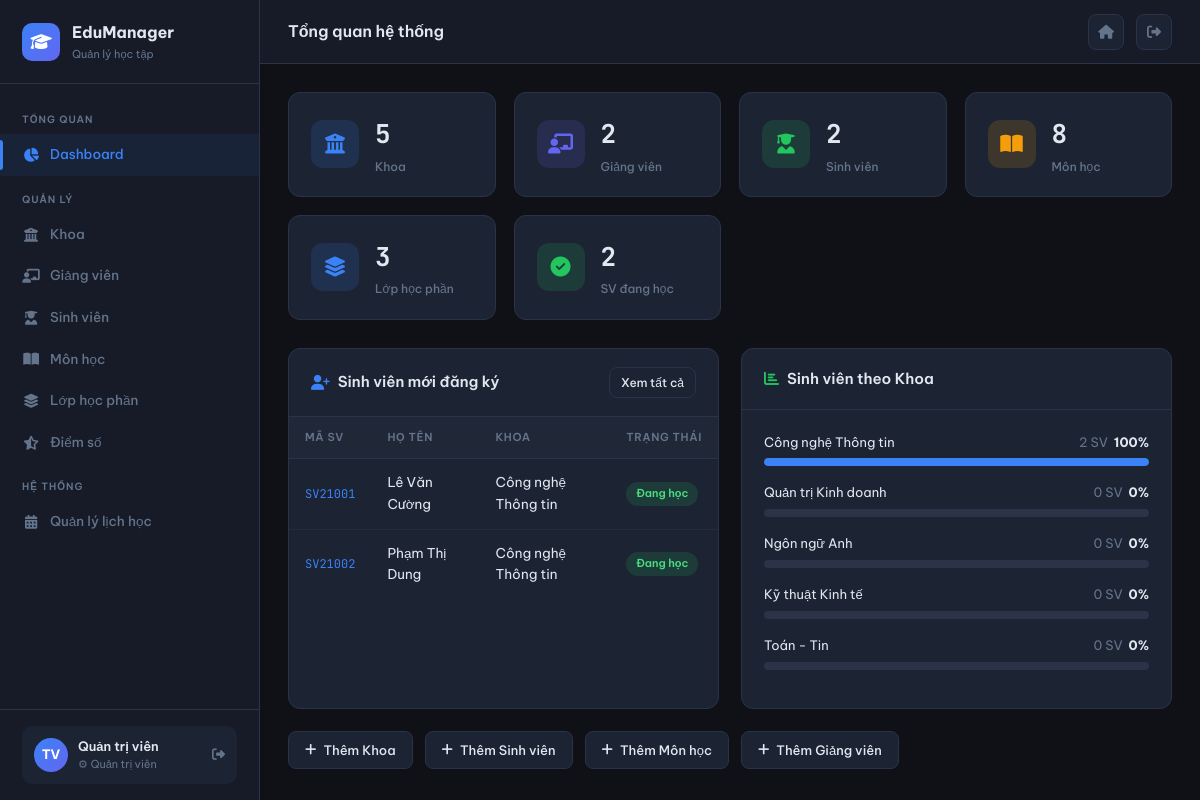
The app's page /dashboard (signed in) with its own data.
### tables this page shows
CREATE TABLE sinh_vien (
    ma_sv        VARCHAR(10)  PRIMARY KEY,
    user_id      INT          UNIQUE,
    ho_ten       VARCHAR(100) NOT NULL,
    email        VARCHAR(100) UNIQUE NOT NULL,
    ngay_sinh    DATE,
    gioi_tinh    ENUM('Nam','Nu','Khac') DEFAULT 'Nam',
    dia_chi      TEXT,
    ma_khoa      VARCHAR(10),
    lop          VARCHAR(20),
    nganh        VARCHAR(100),
    nam_nhap_hoc YEAR,
    trang_thai   ENUM('dang_hoc','tam_nghi','da_tot_nghiep') DEFAULT 'dang_hoc',
    created_at   TIMESTAMP DEFAULT CURRENT_TIMESTAMP,
    updated_at   TIMESTAMP DEFAULT CURRENT_TIMESTAMP ON UPDATE CURRENT_TIMESTAMP,
    FOREIGN KEY (ma_khoa)  REFERENCES khoa(ma_khoa) ON DELETE SET NULL,
    FOREIGN KEY (user_id)  REFERENCES users(id) ON DELETE SET NULL
);

CREATE TABLE khoa (
    ma_khoa     VARCHAR(10)  PRIMARY KEY,
    ten_khoa    VARCHAR(100) NOT NULL,
    mo_ta       TEXT,
    truong_khoa VARCHAR(10),
    created_at  TIMESTAMP    DEFAULT CURRENT_TIMESTAMP,
    updated_at  TIMESTAMP    DEFAULT CURRENT_TIMESTAMP ON UPDATE CURRENT_TIMESTAMP
);

### core/Controller.php (called while the page is built, shortened)
<?php
abstract class Controller {
    protected function render(string $view, array $data = []): void {
        extract($data);
        $viewFile = BASE_PATH . "/views/{$view}.php";
        require $viewFile;
    }
    protected function view(string $view, array $data = [], string $layout = 'layout/main'): void {
        $data['content_view'] = $view;
        $this->render($layout, $data);
    }
}

### controllers/DashboardController.php (called while the page is built, shortened)
<?php
require_once BASE_PATH . '/models/SinhVienModel.php';
class DashboardController extends Controller {
    public function index(): void {
        $khoaModel      = new KhoaModel();
        $svModel        = new SinhVienModel();
        $gvModel        = new GiangVienModel();
        $monModel       = new MonHocModel();
        $lopModel       = new LopHocPhanModel();
        $stats = [
            'total_khoa'     => $khoaModel->count(),
            'total_sv'       => $svModel->count(),
            'total_gv'       => $gvModel->count(),
            'total_mon'      => $monModel->count(),
            'total_lop'      => $lopModel->count(),
            'sv_dang_hoc'    => $svModel->count("trang_thai = 'dang_hoc'"),
        ];
        $recentSV  = $svModel->getRecent(5);
        $svByKhoa  = $svModel->countByKhoa();
        $this->view('dashboard/index', [
            'title'    => 'Dashboard — ' . APP_NAME,
            'stats'    => $stats,
            'recentSV' => $recentSV,
            'svByKhoa' => $svByKhoa,
            'pageTitle'=> 'Tổng quan hệ thống',
        ]);
    }
}

### index.php (called while the page is built, shortened)
<?php
require_once __DIR__ . '/core/Database.php';
require_once __DIR__ . '/core/Model.php';
require_once __DIR__ . '/core/Controller.php';
require_once __DIR__ . '/core/Router.php';
$router = new Router();
$router->get('/auth/login',  'AuthController', 'loginForm');
$router->post('/auth/login', 'AuthController', 'login');
$router->get('/auth/logout', 'AuthController', 'logout');
$router->get('/',          'DashboardController', 'index');
$router->get('/dashboard', 'DashboardController', 'index');
$router->get('/khoa',             'KhoaController', 'index');
$router->get('/khoa/create',      'KhoaController', 'create');
$router->post('/khoa/store',      'KhoaController', 'store');
$router->get('/khoa/edit/:id',    'KhoaController', 'edit');
$router->post('/khoa/update/:id', 'KhoaController', 'update');
$router->get('/khoa/delete/:id',  'KhoaController', 'delete');
$router->get('/sinh-vien',                'SinhVienController', 'index');
$router->get('/sinh-vien/create',         'SinhVienController', 'create');
$router->post('/sinh-vien/store',         'SinhVienController', 'store');
$router->get('/sinh-vien/edit/:id',       'SinhVienController', 'edit');
$router->post('/sinh-vien/update/:id',    'SinhVienController', 'update');
$router->get('/sinh-vien/delete/:id',     'SinhVienController', 'delete');
$router->get('/sinh-vien/show/:id',       'SinhVienController', 'show');
$router->get('/giang-vien',               'GiangVienController', 'index');
$router->get('/giang-vien/create',        'GiangVienController', 'create');
$router->post('/giang-vien/store',        'GiangVienController', 'store');
$router->get('/giang-vien/edit/:id',      'GiangVienController', 'edit');
$router->post('/giang-vien/update/:id',   'GiangVienController', 'update');
$router->get('/giang-vien/delete/:id',    'GiangVienController', 'delete');
$router->get('/mon-hoc',                  'MonHocController', 'index');
$router->get('/mon-hoc/create',           'MonHocController', 'create');
$router->post('/mon-hoc/store',           'MonHocController', 'store');
$router->get('/mon-hoc/edit/:id',         'MonHocController', 'edit');
$router->post('/mon-hoc/update/:id',      'MonHocController', 'update');
$router->get('/mon-hoc/delete/:id',       'MonHocController', 'delete');
$router->get('/lop-hoc-phan',             'LopHocPhanController', 'index');
$router->get('/lop-hoc-phan/create',      'LopHocPhanController', 'create');
$router->post('/lop-hoc-phan/store',      'LopHocPhanController', 'store');
$router->get('/lop-hoc-phan/edit/:id',    'LopHocPhanController', 'edit');
$router->post('/lop-hoc-phan/update/:id', 'LopHocPhanController', 'update');
$router->get('/lop-hoc-phan/delete/:id',  'LopHocPhanController', 'delete');
$router->get('/lop-hoc-phan/sinh-vien/:maLop',       'LopHocPhanController', 'students');
$router->post('/lop-hoc-phan/sinh-vien/add/:maLop',  'LopHocPhanController', 'addStudent');
$router->get('/lop-hoc-phan/sinh-vien/remove/:id',   'LopHocPhanController', 'removeStudent');
$router->get('/diem-so',                  'DiemSoController', 'index');
$router->get('/diem-so/lop/:maLop',       'DiemSoController', 'byLop');
$router->post('/diem-so/nhap/:maLop',     'DiemSoController', 'nhap');
$router->get('/dang-ky',                  'DangKyController', 'index');
$router->get('/dang-ky/moi',              'DangKyController', 'create');
$router->post('/dang-ky/store',           'DangKyController', 'store');
$router->get('/dang-ky/huy/:id',          'DangKyController', 'delete');
$router->get('/thoi-khoa-bieu', 'ThoiKhoaBieuController', 'index');
$router->dispatch();

### core/Database.php (called while the page is built, shortened)
<?php
class Database {
    private static ?Database $instance = null;
    private PDO $pdo;
    private function __construct() {
        $dsn = sprintf(
            'mysql:host=%s;dbname=%s;charset=%s',
            DB_HOST, DB_NAME, DB_CHARSET
        );
        $options = [
            PDO::ATTR_ERRMODE            => PDO::ERRMODE_EXCEPTION,
            PDO::ATTR_DEFAULT_FETCH_MODE => PDO::FETCH_ASSOC,
            PDO::ATTR_EMULATE_PREPARES   => false,
            PDO::MYSQL_ATTR_INIT_COMMAND => "SET NAMES utf8mb4",
        ];
        try {
            $this->pdo = new PDO($dsn, DB_USER, DB_PASSWORD, $options);
        } catch (PDOException $e) {
            die(json_encode(['error' => 'Kết nối database thất bại: ' . $e->getMessage()]));
        }
    }
    public static function getInstance(): Database {
        if (self::$instance === null) {
            self::$instance = new self();
        }
        return self::$instance;
    }
    public function fetchAll(string $sql, array $params = []): array {
        $stmt = $this->pdo->prepare($sql);
        $stmt->execute($params);
        return $stmt->fetchAll();
    }
    public function fetchOne(string $sql, array $params = []): ?array {
        $stmt = $this->pdo->prepare($sql);
        $stmt->execute($params);
        $row = $stmt->fetch();
        return $row ?: null;
    }
}

### core/Model.php (called while the page is built, shortened)
<?php
abstract class Model {
    protected Database $db;
    protected string $table = '';
    public function __construct() {
        $this->db = Database::getInstance();
    }
    public function count(string $where = '', array $params = []): int {
        $sql = "SELECT COUNT(*) as total FROM `{$this->table}`";
        if ($where) $sql .= " WHERE {$where}";
        $row = $this->db->fetchOne($sql, $params);
        return (int)($row['total'] ?? 0);
    }
}

### models/SinhVienModel.php (called while the page is built, shortened)
<?php
class SinhVienModel extends Model {
    public function getRecent(int $limit = 5): array {
        return $this->db->fetchAll("
            SELECT sv.*, k.ten_khoa FROM sinh_vien sv
            LEFT JOIN khoa k ON k.ma_khoa = sv.ma_khoa
            ORDER BY sv.created_at DESC LIMIT {$limit}");
    }
    public function countByKhoa(): array {
        return $this->db->fetchAll("
            SELECT k.ten_khoa, COUNT(sv.ma_sv) as so_luong
            FROM khoa k
            LEFT JOIN sinh_vien sv ON sv.ma_khoa = k.ma_khoa
            GROUP BY k.ma_khoa, k.ten_khoa
            ORDER BY so_luong DESC");
    }
}

### views/dashboard/index.php (the view, shortened to what this page needs)
<div class="stats-grid">
  <div class="stat-card">
    <div class="stat-icon blue"><i class="fas fa-building-columns"></i></div>
    <div>
      <div class="stat-value"><?= $stats['total_khoa'] ?></div>
      <div class="stat-label">Khoa</div>
    </div>
  </div>
  <div class="stat-card">
    <div class="stat-icon purple"><i class="fas fa-chalkboard-user"></i></div>
    <div>
      <div class="stat-value"><?= $stats['total_gv'] ?></div>
      <div class="stat-label">Giảng viên</div>
    </div>
  </div>
  <div class="stat-card">
    <div class="stat-icon green"><i class="fas fa-user-graduate"></i></div>
    <div>
      <div class="stat-value"><?= $stats['total_sv'] ?></div>
      <div class="stat-label">Sinh viên</div>
    </div>
  </div>
  <div class="stat-card">
    <div class="stat-icon amber"><i class="fas fa-book-open"></i></div>
    <div>
      <div class="stat-value"><?= $stats['total_mon'] ?></div>
      <div class="stat-label">Môn học</div>
    </div>
  </div>
  <div class="stat-card">
    <div class="stat-icon blue"><i class="fas fa-layer-group"></i></div>
    <div>
      <div class="stat-value"><?= $stats['total_lop'] ?></div>
      <div class="stat-label">Lớp học phần</div>
    </div>
  </div>
  <div class="stat-card">
    <div class="stat-icon green"><i class="fas fa-circle-check"></i></div>
    <div>
      <div class="stat-value"><?= $stats['sv_dang_hoc'] ?></div>
      <div class="stat-label">SV đang học</div>
    </div>
  </div>
</div>
<div style="display:grid;grid-template-columns:1fr 1fr;gap:22px;flex-wrap:wrap">
  <div class="card" style="grid-column:span 1">
    <div class="card-header">
      <span class="card-title"><i class="fas fa-user-plus" style="color:var(--clr-accent)"></i> Sinh viên mới đăng ký</span>
      <a href="<?= BASE_URL ?>/sinh-vien" class="btn btn-secondary btn-sm">Xem tất cả</a>
    </div>
    <div class="table-wrapper">
      <table>
        <thead>
          <tr><th>Mã SV</th><th>Họ tên</th><th>Khoa</th><th>Trạng thái</th></tr>
        </thead>
        <tbody>
          <?php foreach ($recentSV as $sv): ?>
          <tr>
            <td><span class="mono"><?= htmlspecialchars($sv['ma_sv']) ?></span></td>
            <td><?= htmlspecialchars($sv['ho_ten']) ?></td>
            <td><?= htmlspecialchars($sv['ten_khoa'] ?? '—') ?></td>
            <td>
              <?php
                $badge = match($sv['trang_thai']) {
                  'dang_hoc' => ['green', 'Đang học'],
                  'tam_nghi' => ['amber', 'Tạm nghỉ'],
                  default    => ['gray',  'Tốt nghiệp'],
                };
              ?>
              <span class="badge badge-<?= $badge[0] ?>"><?= $badge[1] ?></span>
            </td>
          </tr>
          <?php endforeach; ?>
        </tbody>
      </table>
    </div>
  </div>
  <div class="card" style="grid-column:span 1">
    <div class="card-header">
      <span class="card-title"><i class="fas fa-chart-bar" style="color:var(--clr-green)"></i> Sinh viên theo Khoa</span>
    </div>
    <div class="card-body">
      <?php
        $totalSV = array_sum(array_column($svByKhoa, 'so_luong')) ?: 1;
        $colors  = ['var(--clr-accent)', 'var(--clr-green)', 'var(--clr-accent2)', 'var(--clr-amber)', 'var(--clr-red)'];
        $i = 0;
      ?>
      <?php foreach ($svByKhoa as $row): ?>
        <?php
          $pct = round(($row['so_luong'] / $totalSV) * 100);
          $clr = $colors[$i++ % count($colors)];
        ?>
        <div style="margin-bottom:16px">
          <div style="display:flex;justify-content:space-between;margin-bottom:6px;font-size:13px">
            <span><?= htmlspecialchars($row['ten_khoa']) ?></span>
            <span style="color:var(--clr-muted)"><?= $row['so_luong'] ?> SV &nbsp;<strong style="color:var(--clr-text)"><?= $pct ?>%</strong></span>
          </div>
          <div style="height:8px;background:var(--clr-border);border-radius:4px;overflow:hidden">
            <div style="height:100%;width:<?= $pct ?>%;background:<?= $clr ?>;border-radius:4px;transition:width .8s ease"></div>
          </div>
        </div>
      <?php endforeach; ?>
    </div>
  </div>
</div>
<div style="display:flex;gap:12px;flex-wrap:wrap;margin-top:22px">
  <a href="<?= BASE_URL ?>/khoa/create"      class="btn btn-secondary"><i class="fas fa-plus"></i> Thêm Khoa</a>
  <a href="<?= BASE_URL ?>/sinh-vien/create" class="btn btn-secondary"><i class="fas fa-plus"></i> Thêm Sinh viên</a>
  <a href="<?= BASE_URL ?>/mon-hoc/create"   class="btn btn-secondary"><i class="fas fa-plus"></i> Thêm Môn học</a>
  <a href="<?= BASE_URL ?>/giang-vien/create"class="btn btn-secondary"><i class="fas fa-plus"></i> Thêm Giảng viên</a>
</div>

### core/Router.php (shortened to what this page needs)
<?php
class Router {
    private array $routes = [];
    public function get(string $path, string $controller, string $method): void {
        $this->routes['GET'][$path] = [$controller, $method];
    }
    public function post(string $path, string $controller, string $method): void {
        $this->routes['POST'][$path] = [$controller, $method];
    }
    public function dispatch(): void {
        $method = $_SERVER['REQUEST_METHOD'];
        $uri    = parse_url($_SERVER['REQUEST_URI'], PHP_URL_PATH);
        $basePath = parse_url(BASE_URL, PHP_URL_PATH);
        if ($basePath && str_starts_with($uri, $basePath)) {
            $uri = substr($uri, strlen($basePath));
        }
        $uri = '/' . ltrim($uri, '/');
        foreach ($this->routes[$method] ?? [] as $route => $handler) {
            $pattern = preg_replace('/\/:([^\/]+)/', '/([^/]+)', $route);
            $pattern = '#^' . $pattern . '$#';
            if (preg_match($pattern, $uri, $matches)) {
                array_shift($matches);
                [$controllerName, $action] = $handler;
                $ctrl = new $controllerName();
                $ctrl->$action(...$matches);
                return;
            }
        }
    }
}

### records on screen
sinh_vien: ma_sv "SV21001", ho_ten "Lê Văn Cường", ma_khoa.ten_khoa "Công nghệ Thông tin", trang_thai "Đang học"
sinh_vien: ma_sv "SV21002", ho_ten "Phạm Thị Dung", ma_khoa.ten_khoa "Công nghệ Thông tin", trang_thai "Đang học"

### other values on screen
$stats['total_khoa'] "5"
$stats['total_gv'] "2"
$stats['total_sv'] "2"
$stats['total_mon'] "8"
$stats['total_lop'] "3"
$stats['sv_dang_hoc'] "2"
$row['ten_khoa'] "Công nghệ Thông tin"
$row['so_luong'] "2"
$pct "100"
$row['ten_khoa'] "Quản trị Kinh doanh"
$row['so_luong'] "0"
$pct "0"
$row['ten_khoa'] "Ngôn ngữ Anh"
$row['ten_khoa'] "Kỹ thuật Kinh tế"
$row['ten_khoa'] "Toán - Tin"
